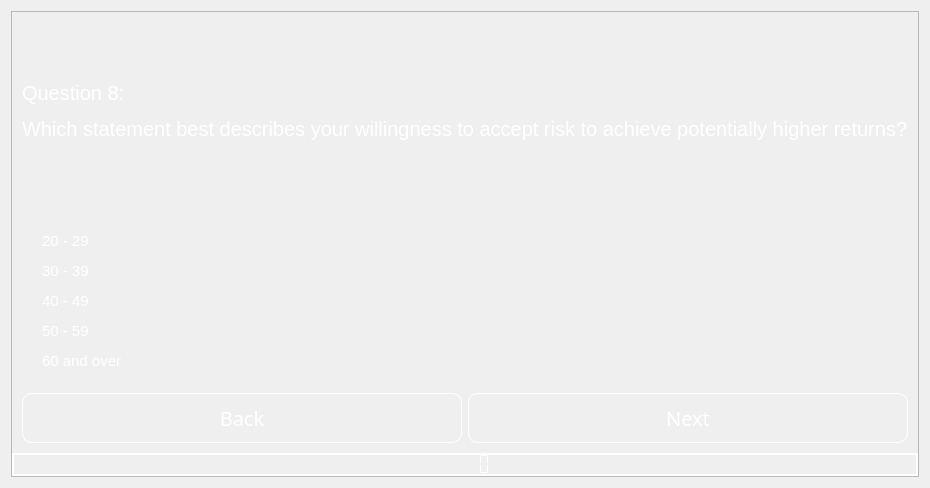
                <widget class="QWidget" name="Q_8">
                 <layout class="QVBoxLayout" name="verticalLayout_49">
                  <item>
                   <widget class="QFrame" name="frame_51">
                    <property name="frameShape">
                     <enum>QFrame::StyledPanel</enum>
                    </property>
                    <property name="frameShadow">
                     <enum>QFrame::Raised</enum>
                    </property>
                    <layout class="QVBoxLayout" name="verticalLayout_47">
                     <property name="spacing">
                      <number>0</number>
                     </property>
                     <property name="leftMargin">
                      <number>0</number>
                     </property>
                     <property name="topMargin">
                      <number>0</number>
                     </property>
                     <property name="rightMargin">
                      <number>0</number>
                     </property>
                     <property name="bottomMargin">
                      <number>0</number>
                     </property>
                     <item>
                      <widget class="QFrame" name="frame_52">
                       <property name="styleSheet">
                        <string notr="true">background:rgba(0,0,0,0);
color: rgb(255, 255, 255);</string>
                       </property>
                       <property name="frameShape">
                        <enum>QFrame::StyledPanel</enum>
                       </property>
                       <property name="frameShadow">
                        <enum>QFrame::Raised</enum>
                       </property>
                       <layout class="QVBoxLayout" name="verticalLayout_48">
                        <item>
                         <widget class="QLabel" name="label_24">
                          <property name="font">
                           <font>
                            <pointsize>15</pointsize>
                           </font>
                          </property>
                          <property name="styleSheet">
                           <string notr="true">color: rgb(255, 255, 255);</string>
                          </property>
                          <property name="text">
                           <string>&lt;html&gt;&lt;head/&gt;&lt;body&gt;&lt;p&gt;&lt;br/&gt;&lt;/p&gt;&lt;p&gt;Question 8:&lt;/p&gt;&lt;p&gt;Which statement best describes your willingness to accept risk to achieve potentially higher returns?&lt;br/&gt;&lt;/p&gt;&lt;p&gt;&lt;br/&gt;&lt;/p&gt;&lt;/body&gt;&lt;/html&gt;</string>
                          </property>
                          <property name="alignment">
                           <set>Qt::AlignLeading|Qt::AlignLeft|Qt::AlignVCenter</set>
                          </property>
                         </widget>
                        </item>
                        <item>
                         <widget class="QRadioButton" name="Q1_E_9">
                          <property name="font">
                           <font>
                            <pointsize>11</pointsize>
                           </font>
                          </property>
                          <property name="text">
                           <string>20 - 29</string>
                          </property>
                         </widget>
                        </item>
                        <item>
                         <widget class="QRadioButton" name="Q1_D_9">
                          <property name="font">
                           <font>
                            <pointsize>11</pointsize>
                           </font>
                          </property>
                          <property name="text">
                           <string>30 - 39</string>
                          </property>
                         </widget>
                        </item>
                        <item>
                         <widget class="QRadioButton" name="Q1_C_9">
                          <property name="font">
                           <font>
                            <pointsize>11</pointsize>
                           </font>
                          </property>
                          <property name="text">
                           <string>40 - 49</string>
                          </property>
                         </widget>
                        </item>
                        <item>
                         <widget class="QRadioButton" name="Q1_B_9">
                          <property name="font">
                           <font>
                            <pointsize>11</pointsize>
                           </font>
                          </property>
                          <property name="text">
                           <string>50 - 59</string>
                          </property>
                         </widget>
                        </item>
                        <item>
                         <widget class="QRadioButton" name="Q1_A_9">
                          <property name="font">
                           <font>
                            <pointsize>11</pointsize>
                           </font>
                          </property>
                          <property name="text">
                           <string>60 and over</string>
                          </property>
                         </widget>
                        </item>
                       </layout>
                      </widget>
                     </item>
                     <item>
                      <widget class="QFrame" name="frame_53">
                       <property name="styleSheet">
                        <string notr="true">background:rgba(0,0,0,0);</string>
                       </property>
                       <property name="frameShape">
                        <enum>QFrame::StyledPanel</enum>
                       </property>
                       <property name="frameShadow">
                        <enum>QFrame::Raised</enum>
                       </property>
                       <layout class="QHBoxLayout" name="horizontalLayout_15">
                        <item>
                         <widget class="QPushButton" name="btn_back_Q8">
                          <property name="minimumSize">
                           <size>
                            <width>0</width>
                            <height>50</height>
                           </size>
                          </property>
                          <property name="maximumSize">
                           <size>
                            <width>500</width>
                            <height>16777215</height>
                           </size>
                          </property>
                          <property name="font">
                           <font>
                            <family>century gothic</family>
                            <pointsize>15</pointsize>
                           </font>
                          </property>
                          <property name="styleSheet">
                           <string notr="true">QPushButton
{
	background: transparent;
	border-radius: 10px;
	color: rgb(255, 255, 255);
	border: 1px solid rgb(255, 255, 255)
}

QPushButton:hover
{
	background-color: rgb(0, 170, 255);
}</string>
                          </property>
                          <property name="text">
                           <string>Back</string>
                          </property>
                         </widget>
                        </item>
                        <item>
                         <widget class="QPushButton" name="btn_Q_9">
                          <property name="minimumSize">
                           <size>
                            <width>0</width>
                            <height>50</height>
                           </size>
                          </property>
                          <property name="maximumSize">
                           <size>
                            <width>500</width>
                            <height>16777215</height>
                           </size>
                          </property>
                          <property name="font">
                           <font>
                            <family>century gothic</family>
                            <pointsize>15</pointsize>
                           </font>
                          </property>
                          <property name="styleSheet">
                           <string notr="true">QPushButton
{
	background: transparent;
	border-radius: 10px;
	color: rgb(255, 255, 255);
	border: 1px solid rgb(255, 255, 255)
}

QPushButton:hover
{
	background-color: rgb(0, 170, 255);
}</string>
                          </property>
                          <property name="text">
                           <string>Next</string>
                          </property>
                         </widget>
                        </item>
                       </layout>
                      </widget>
                     </item>
                     <item>
                      <widget class="QLCDNumber" name="lcdNumber_9">
                       <property name="maximumSize">
                        <size>
                         <width>16777215</width>
                         <height>200</height>
                        </size>
                       </property>
                       <property name="font">
                        <font>
                         <pointsize>10</pointsize>
                        </font>
                       </property>
                       <property name="styleSheet">
                        <string notr="true">color: rgb(255, 255, 255);</string>
                       </property>
                       <property name="frameShape">
                        <enum>QFrame::WinPanel</enum>
                       </property>
                       <property name="frameShadow">
                        <enum>QFrame::Plain</enum>
                       </property>
                       <property name="segmentStyle">
                        <enum>QLCDNumber::Flat</enum>
                       </property>
                       <property name="intValue" stdset="0">
                        <number>0</number>
                       </property>
                      </widget>
                     </item>
                    </layout>
                   </widget>
                  </item>
                 </layout>
                </widget>
